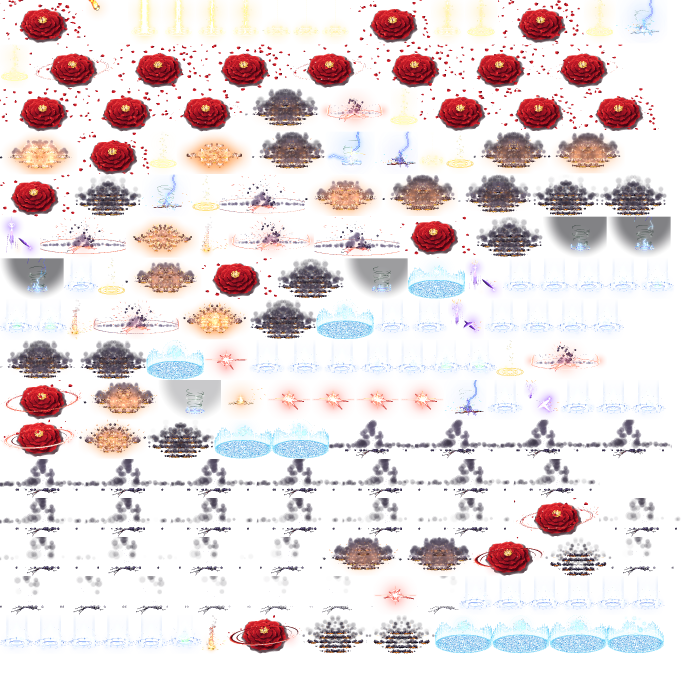
#> input picture assets/webp/cbfx/cb_1.webp, 2048 x 2048 px (shown at 1/3 size)
$ python -i pack.py   (imports and definitions only)
#> lines starting #> are read from the running program, lines starting #| are printed output that depends on the picture; after the words box and inside, x2 and y2 are one past the last pixel; in counts of white or black regions, pixels touching at a corner belong together
#> further down, picture is the input picture: PIL image 2048x2048 RGBA; mean R, G, B, A 77.6, 56.4, 56.4, 53.7
#!/usr/bin/env python3
"""Pack the raw asset batches into trimmed atlases for Bannerborn.

usage: python3 -I tools/pack.py <raw_dir> <out_assets_dir>

<raw_dir> holds the unzipped packs side by side (desert_05_characters/, iso_04_characters/, ...).
Each character clip is a 1920x1024 sheet: 15 frames x 8 facings of 128x128. Row r faces the screen
angle -45*r degrees (row 0 = east, then clockwise: 2 = south/toward the camera, 6 = north). Frames are trimmed and shelf-packed;
the JSON keeps each frame's rect and its offset inside the 128 frame, so layers stay registered.
"""
import sys, os, json, glob
from PIL import Image

RAW, OUT = sys.argv[1], sys.argv[2]
FULL = ['Idle', 'Run', 'Attack1', 'Attack2', 'Attack3', 'Attack4', 'Attack5', 'AttackRun',
        'Special1', 'Taunt', 'TakeDamage', 'Die']
FOE = ['Idle', 'Run', 'Attack1', 'Attack2', 'Attack4', 'Special1', 'Taunt', 'TakeDamage', 'Die']

# [5 lines left out: function find, not called in this run]

# key: (source folder, clip list, strip baked shadow)
SETS = {
    'body':   ('Characters/player1', FULL, True),
    'hair':   ('Animations/Equipment/Head1Animation', FULL, True),
    'helm':   ('Animations/Equipment/Head2Animation', FULL, True),
    'chestA': ('Animations/Equipment/Chest1Animation', FULL, True),
    'chestB': ('Animations/Equipment/Chest2Animation', FULL, True),
    'legsA':  ('Animations/Equipment/Legs1Animation', FULL, True),
    'legsB':  ('Animations/Equipment/Legs2Animation', FULL, True),
    'sword':  ('Animations/Equipment/Sword1Animation', FULL, True),
    'axe':    ('Animations/Equipment/Axe1Animation', FULL, True),
    'shield': ('Animations/Equipment/Shield1Animation', FULL, True),
    'slash':  ('Animations/Equipment/slashAnimation', FULL, False),
    'sunguard': ('Characters/NPC2', FULL, True),   # desert NPC2 (golden shield warrior)
    'sunblade': ('Characters/NPC3', FULL, True),   # desert NPC3
    'ghoul':    ('Characters/Enemy 1', FOE, False),
    'necro':    ('Characters/Enemy 2', FOE, False),
    'warden':   ('Characters/Enemy 3', FOE, False),
    'witch':    ('Characters/NPC1', FULL, False),
    'shade':    ('Characters/NPC2', FULL, False),
}
ISO_CHARS = {'ghoul', 'necro', 'warden', 'witch', 'shade'}

class Shelf:
    def __init__(self, width):
        self.w = width; self.x = 0; self.y = 0; self.h = 0
    # [5 lines left out: function place, not called in this run]
    def height(self):
        return self.y + self.h

# [27 lines left out: functions pack_frames, save, not called in this run]

def strip(im):
    r, g, b, a = im.split()
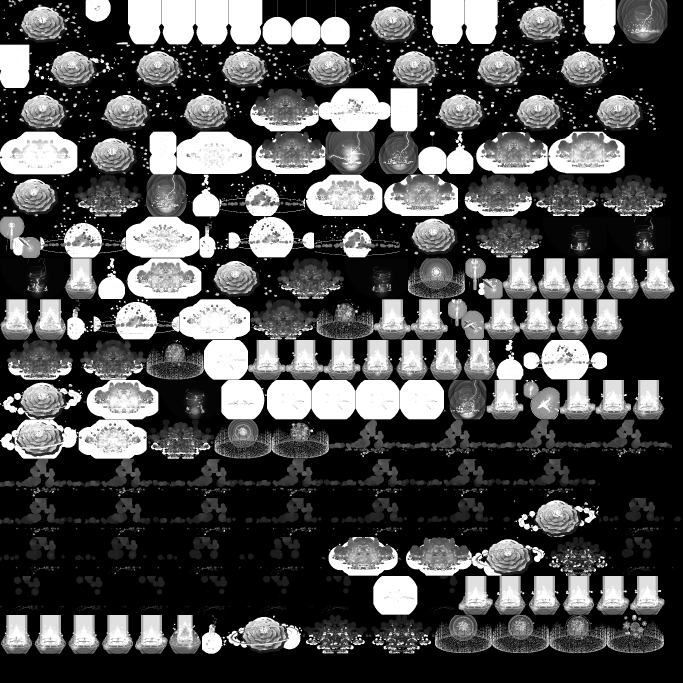
#> r: PIL image 2048x2048 L (shown at 1/3 size); min 0, max 255, mean 77.6
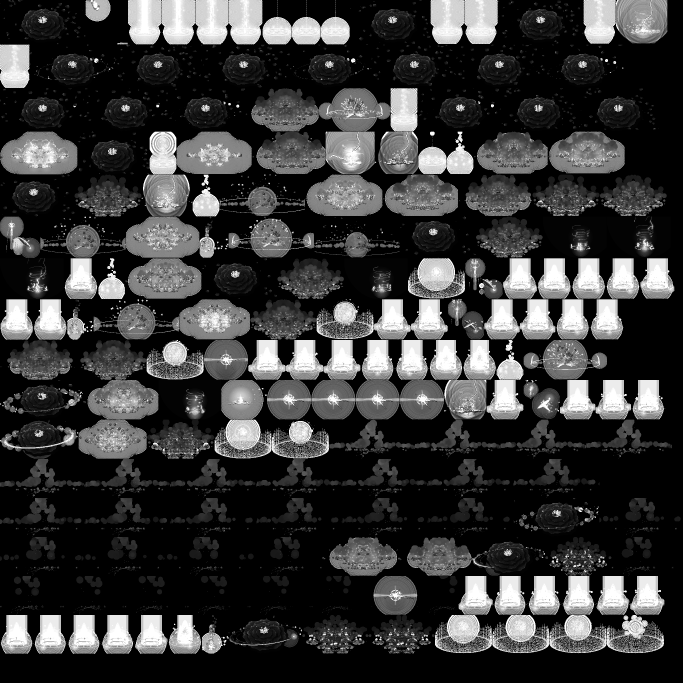
#> g: PIL image 2048x2048 L (shown at 1/3 size); min 0, max 255, mean 56.4
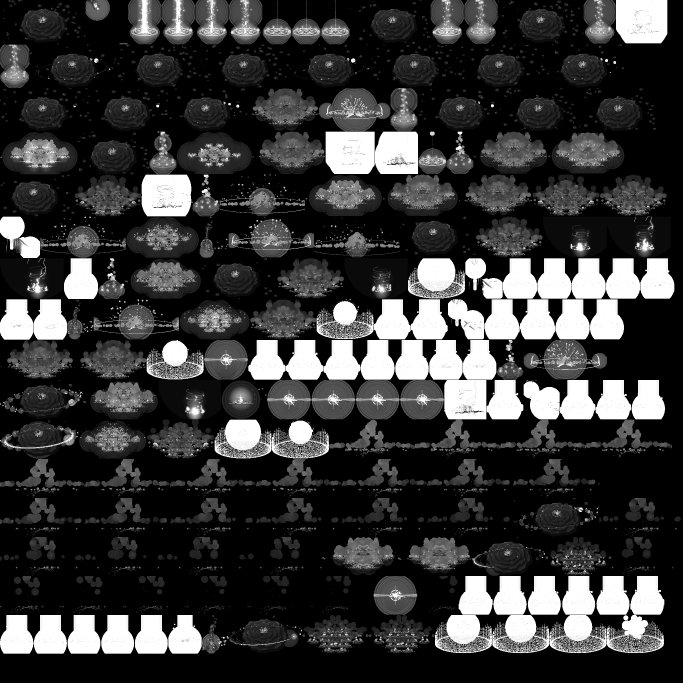
#> b: PIL image 2048x2048 L (shown at 1/3 size); min 0, max 255, mean 56.4
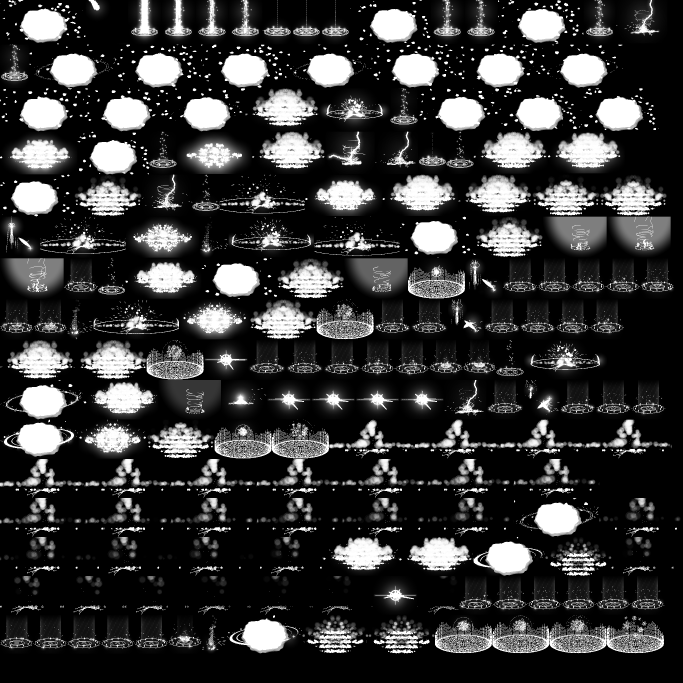
#> a: PIL image 2048x2048 L (shown at 1/3 size); min 0, max 255, mean 53.7
    a = a.point(lambda v: 0 if v < 128 else 255)
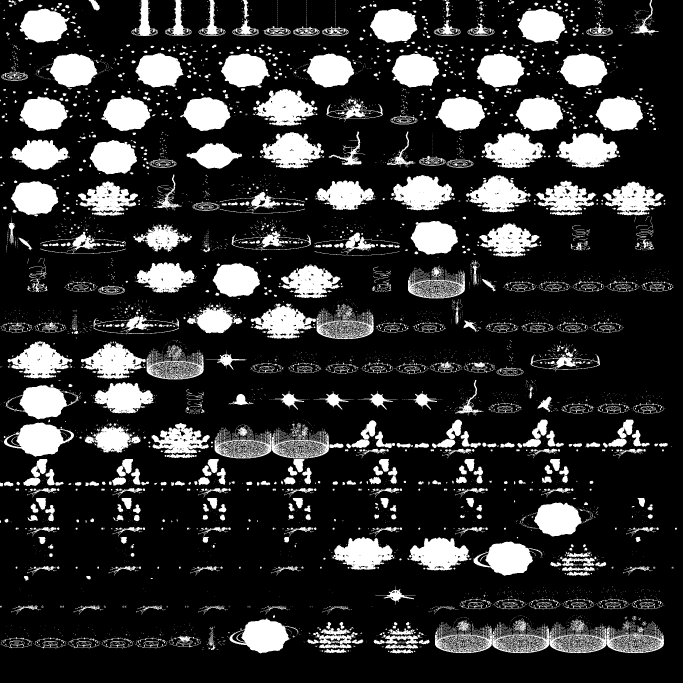
#> a: PIL image 2048x2048 L (shown at 1/3 size); 19% white; 7120 white regions (5995 under 20 px), largest, box (x1, y1, x2, y2) and area: (1670, 398, 1858, 503) 12530, (1174, 525, 1362, 631) 12514, (1453, 397, 1629, 504) 12345
    return Image.merge('RGBA', (r, g, b, a))
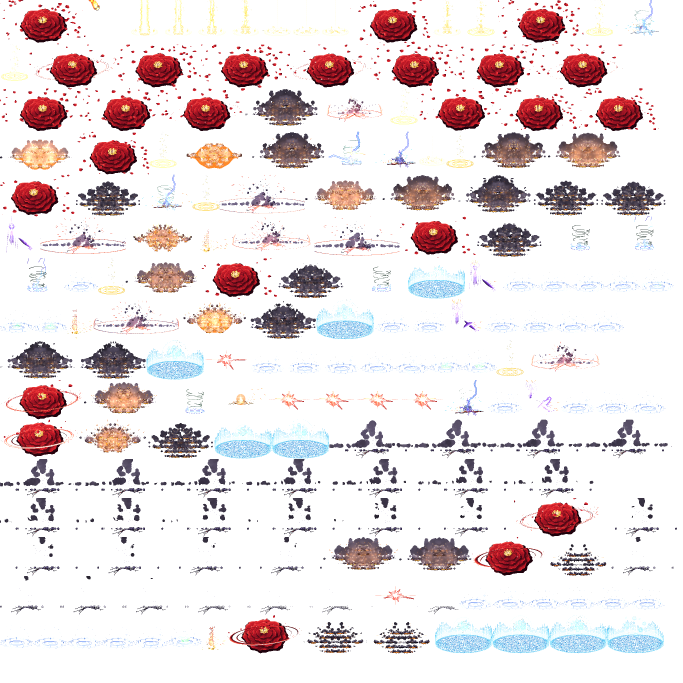
#> returned value: PIL image 2048x2048 RGBA (shown at 1/3 size); mean R, G, B, A 77.6, 56.4, 56.4, 48.5; transparent parts drawn white

# [33 lines left out: function pack_chars, not called in this run]

# ---- environment: props drawn at ENV scale, anchor = iso tile centre (128, 209) of the 256 sprite
ENV_SCALE = 0.5
# [33 lines left out: functions env_list, pack_env, not called in this run]

# ---- animations: effects, props, destructibles. anchor = sprite centre
FX = {
    'aoe': ('iso_02_animations/Animations/Effects/AoE', 0.5),
    'bolt': ('iso_02_animations/Animations/Effects/Bolt', 1),
    'buff1': ('iso_02_animations/Animations/Effects/Buff1', 1),
    'buff2': ('iso_02_animations/Animations/Effects/Buff2', 1),
    'buff3': ('iso_02_animations/Animations/Effects/Buff3', 1),
    'buff4': ('iso_02_animations/Animations/Effects/Buff4', 1),
    'buff56': ('iso_02_animations/Animations/Effects/Buff5 6', 1),
    'buff78': ('iso_02_animations/Animations/Effects/Buff7 8', 1),
    'buff9': ('iso_02_animations/Animations/Effects/Buff9', 1),
    'buff10': ('iso_02_animations/Animations/Effects/Buff10', 1),
    'cone': ('iso_02_animations/Animations/Effects/Cone', 0.75),
    'dash': ('iso_02_animations/Animations/Effects/Dash', 0.6),
    'hook': ('iso_02_animations/Animations/Effects/Hook', 0.75),
    'levelup': ('iso_02_animations/Animations/Effects/LevelUp', 1),
    'barrel1': ('desert_03_animations/Animations/Props/Barrel 1', 0.5),
    'barrel2': ('desert_03_animations/Animations/Props/Barrel 2', 0.5),
    'barrel3': ('desert_03_animations/Animations/Props/Barrel 3', 0.5),
    'fire': ('desert_03_animations/Animations/Props/Fire', 0.5),
    'fire2': ('desert_03_animations/Animations/Props/Fire2', 0.5),
    'gas': ('desert_03_animations/Animations/Props/Gas', 0.5),
    'portal': ('desert_03_animations/Animations/Props/PortalIdle', 0.5),
    'portalopen': ('desert_03_animations/Animations/Props/PortalOpen', 0.5),
    'bones': ('desert_03_animations/Animations/Props/Skeleton explosion', 0.5),
    'torch': ('desert_03_animations/Animations/Props/Torch 1', 0.5),
    'turret': ('desert_03_animations/Animations/Props/Turret1', 0.5),
    'mill': ('iso_01_animations/Animations/Animated Tiles/WindMill1', 0.25),
    'ripple': ('iso_01_animations/Animations/Animated Tiles/Water Ripples 1', 0.5),
    'x_stone': ('iso_01_animations/Animations/Destructible tiles/stone explosion large', 0.5),
    'x_wood': ('iso_01_animations/Animations/Destructible tiles/wood explosion large', 0.5),
    'x_wall': ('iso_01_animations/Animations/Destructible tiles/Wall Stone explosion', 0.5),
    'x_tree': ('iso_01_animations/Animations/Destructible tiles/Tree Green Explosion', 0.5),
    'x_tree2': ('iso_01_animations/Animations/Destructible tiles/Tree Yellow Explosion', 0.5),
    'x_straw': ('iso_01_animations/Animations/Destructible tiles/straw explosion', 0.5),
    'x_clay': ('desert_01_animations/Animations/Destructible tiles/Clay explosion', 0.5),
    'x_grass': ('iso_01_animations/Animations/Destructible tiles/grass explosion large', 0.5),
}

# [23 lines left out: function pack_fx, not called in this run]

# ---------------------------------------------------------------- batch 2
# The "horde": ready-made characters, one folder each (e.g. knight_004/) with 30 clip sheets, and a
# README per pack listing every character's archetype and parts. Each character becomes a hero
# recruit, a foe or a townsfolk extra; only the clips its role uses are packed.
import re
HERO_CLIPS = {
    'vanguard': ['Idle', 'Run', 'Attack1', 'Attack2', 'Special1', 'Rolling', 'TakeDamage', 'Die', 'Taunt'],
    'berserker': ['Idle', 'Run', 'Attack1', 'Attack2', 'Attack4', 'Rolling', 'TakeDamage', 'Die', 'Taunt'],
    'ranger': ['Idle', 'Run', 'Attack3', 'Special1', 'Rolling', 'TakeDamage', 'Die', 'Taunt'],
    'arcanist': ['Idle', 'Run', 'Attack5', 'Special1', 'Rolling', 'TakeDamage', 'Die', 'Taunt'],
    'warpriest': ['Idle', 'Run', 'Attack5', 'Special1', 'Rolling', 'TakeDamage', 'Die', 'Taunt'],
    'monk': ['Idle', 'Run', 'Attack1', 'Attack2', 'Kick', 'Special1', 'Rolling', 'TakeDamage', 'Die', 'Taunt'],
    'shadowblade': ['Idle', 'Run', 'Attack1', 'Attack2', 'Attack3', 'Attack6', 'Rolling', 'TakeDamage', 'Die', 'Taunt'],
    'lancer': ['Idle', 'Run', 'Attack1', 'Attack2', 'AttackRun', 'Rolling', 'TakeDamage', 'Die', 'Taunt'],
}
FOE_CLIPS = {
    'skel': ['Idle', 'Run', 'Attack1', 'Attack2', 'TakeDamage', 'Die'],
    'skelshield': ['Idle', 'Run', 'Attack1', 'Attack2', 'TakeDamage', 'Die'],
    'skelarcher': ['Idle', 'Run', 'Attack3', 'TakeDamage', 'Die'],
    'wraith': ['Idle', 'Run', 'Attack5', 'Special1', 'TakeDamage', 'Die'],
    'warlock': ['Idle', 'Run', 'Attack5', 'Special1', 'TakeDamage', 'Die'],
}
NPC_CLIPS = ['Idle', 'Walk', 'Run', 'CrouchIdle', 'Taunt', 'Die']
ELEMENTS = ['fire', 'frost', 'blood', 'arcane', 'shadow', 'holy', 'storm', 'nature']

# [135 lines left out: functions horde_roster, pack_one, pack_horde, pack_ground, pack_other, pack_portraits, not called in this run]

# [9 lines not run here, left out]

>>> from PIL import Image
>>> picture = Image.open('../../assets/webp/cbfx/cb_1.webp')
>>> result = strip(picture)

$ run again, on assets/webp/iso/tiles_i0.webp
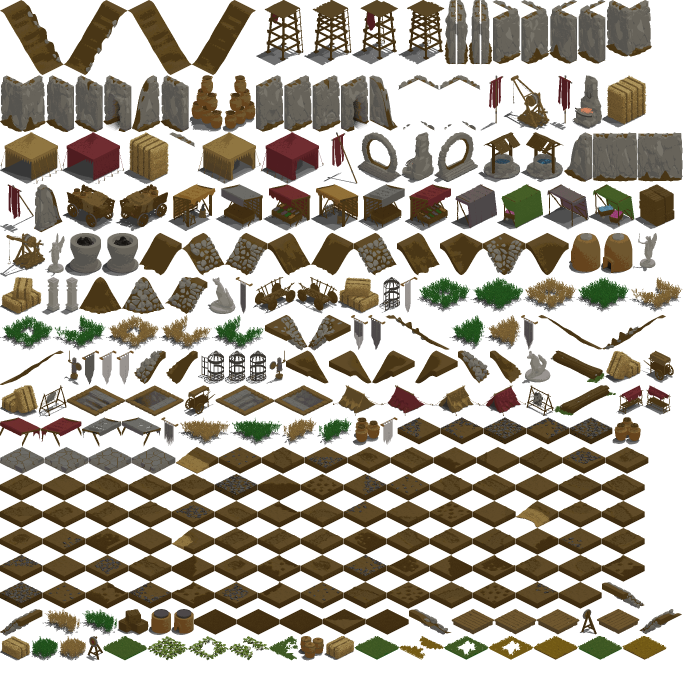
#> input picture assets/webp/iso/tiles_i0.webp, 2048 x 2048 px (shown at 1/3 size)
#> picture is the input picture: PIL image 2048x2048 RGBA; mean R, G, B, A 40.6, 34.1, 22, 120.2
#> in strip, `a = a.point(lambda v: 0 if v < 128 else 255)`:
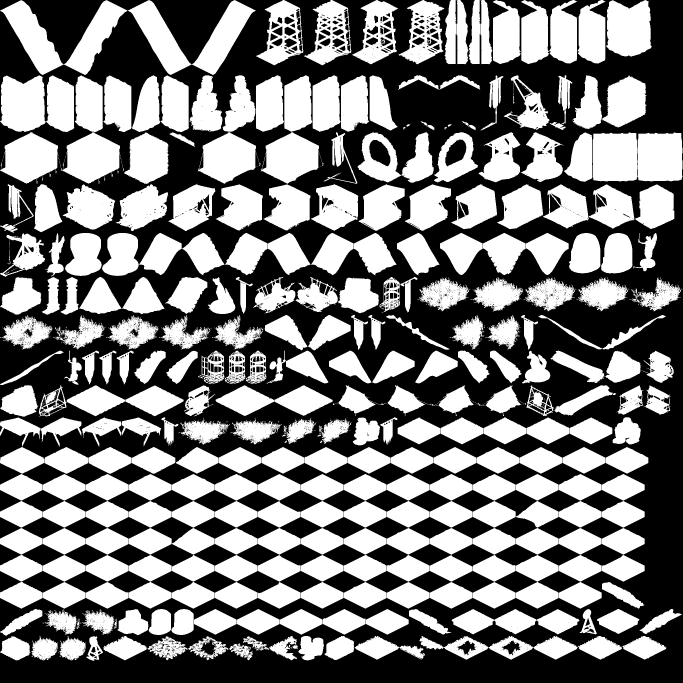
#> a: PIL image 2048x2048 L (shown at 1/3 size); 48.2% white; 960 white regions (631 under 20 px), largest, box (x1, y1, x2, y2) and area: (1818, 0, 1955, 170) 19190, (0, 226, 137, 396) 19177, (1778, 397, 1912, 544) 18891
#> in strip, `return Image.merge('RGBA', (r, g, b, a))`:
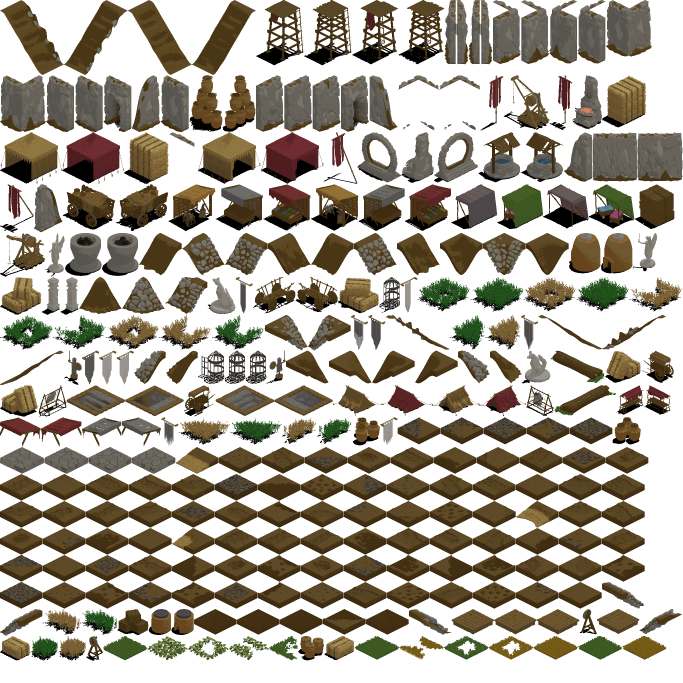
#> returned value: PIL image 2048x2048 RGBA (shown at 1/3 size); mean R, G, B, A 40.6, 34.1, 22, 122.8; transparent parts drawn white

$ run again, on assets/webp/iso/tiles_v0.webp
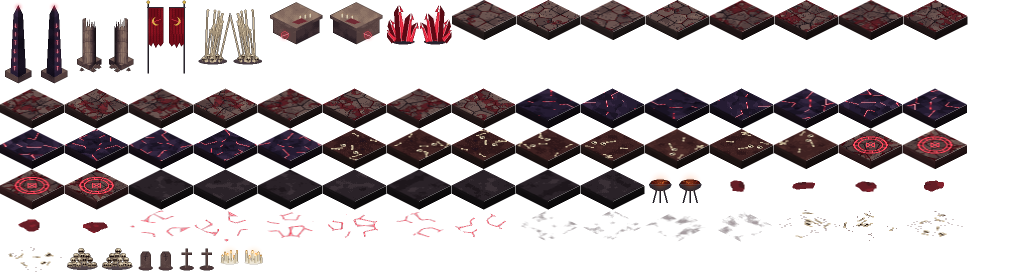
#> input picture assets/webp/iso/tiles_v0.webp, 2048 x 550 px (shown at 1/2 size)
#> picture is the input picture: PIL image 2048x550 RGBA; mean R, G, B, A 21.4, 13.3, 14.5, 80.6
#> in strip, `r, g, b, a = im.split()`:
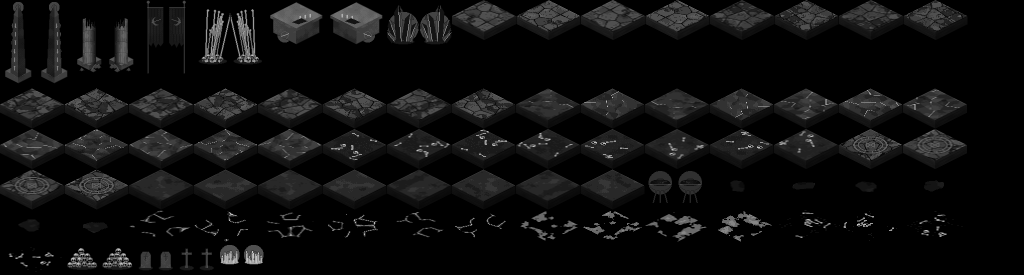
#> b: PIL image 2048x550 L (shown at 1/2 size); min 0, max 227, mean 14.5
#> in strip, `a = a.point(lambda v: 0 if v < 128 else 255)`:
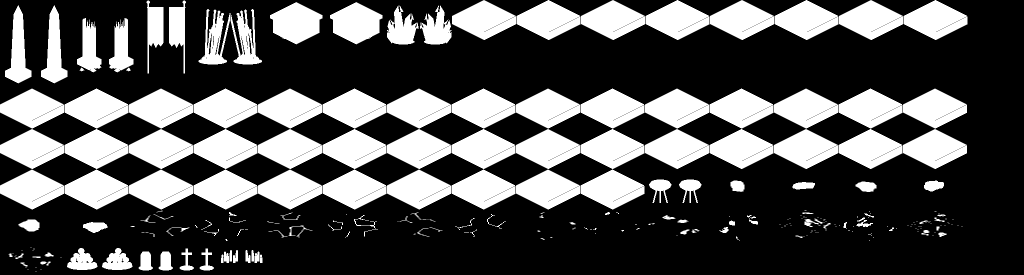
#> a: PIL image 2048x550 L (shown at 1/2 size); 31.5% white; 276 white regions (130 under 20 px), largest, box (x1, y1, x2, y2) and area: (904, 0, 1032, 80) 6144, (1033, 0, 1161, 80) 6144, (1162, 0, 1290, 80) 6144

$ run again, on assets/webp/pixel/frost_knight_a_0.webp
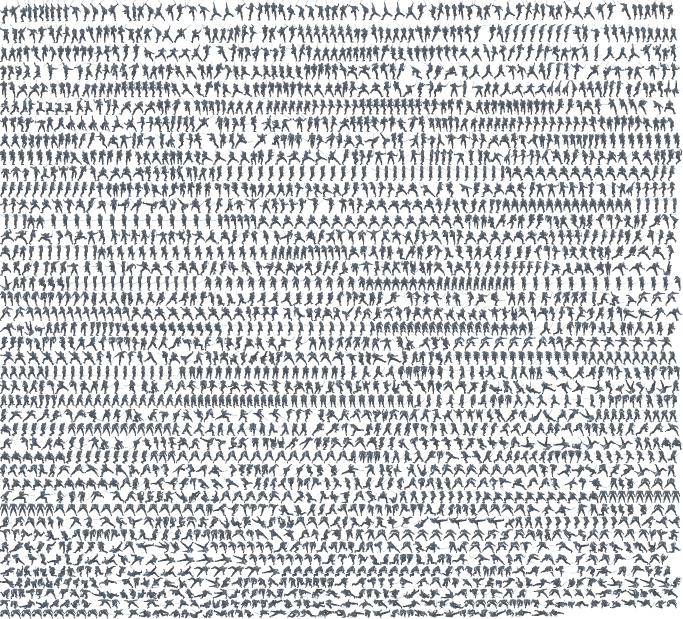
#> input picture assets/webp/pixel/frost_knight_a_0.webp, 2048 x 1856 px (shown at 1/3 size)
#> picture is the input picture: PIL image 2048x1856 RGBA; mean R, G, B, A 51.3, 55.6, 60.7, 88.5
#> in strip, `r, g, b, a = im.split()`:
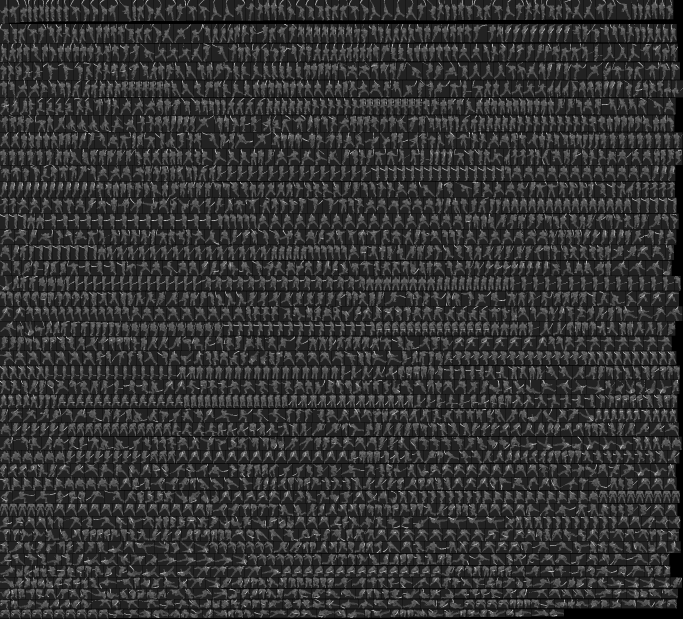
#> r: PIL image 2048x1856 L (shown at 1/3 size); min 0, max 226, mean 51.3
#> in strip, `r, g, b, a = im.split()`:
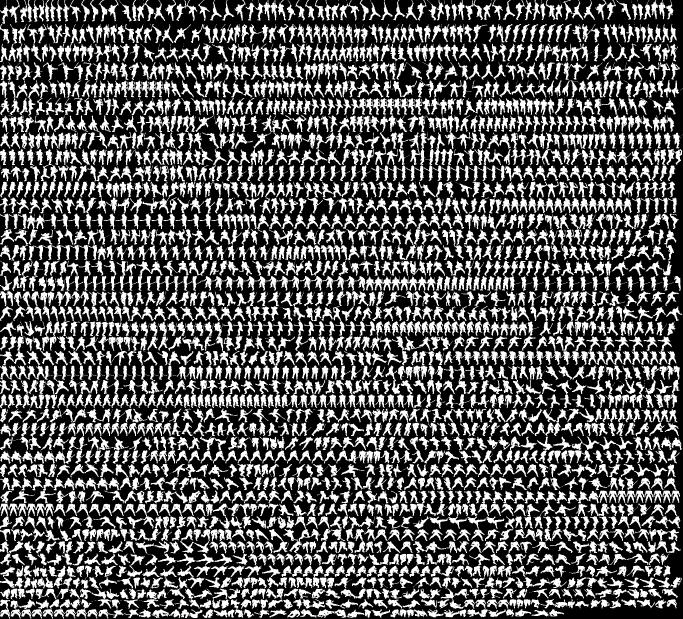
#> a: PIL image 2048x1856 L (shown at 1/3 size); 34.7% white; 3685 white regions (925 under 20 px), largest, box (x1, y1, x2, y2) and area: (1786, 1697, 1851, 1730) 667, (0, 688, 42, 734) 665, (454, 1828, 506, 1854) 665
